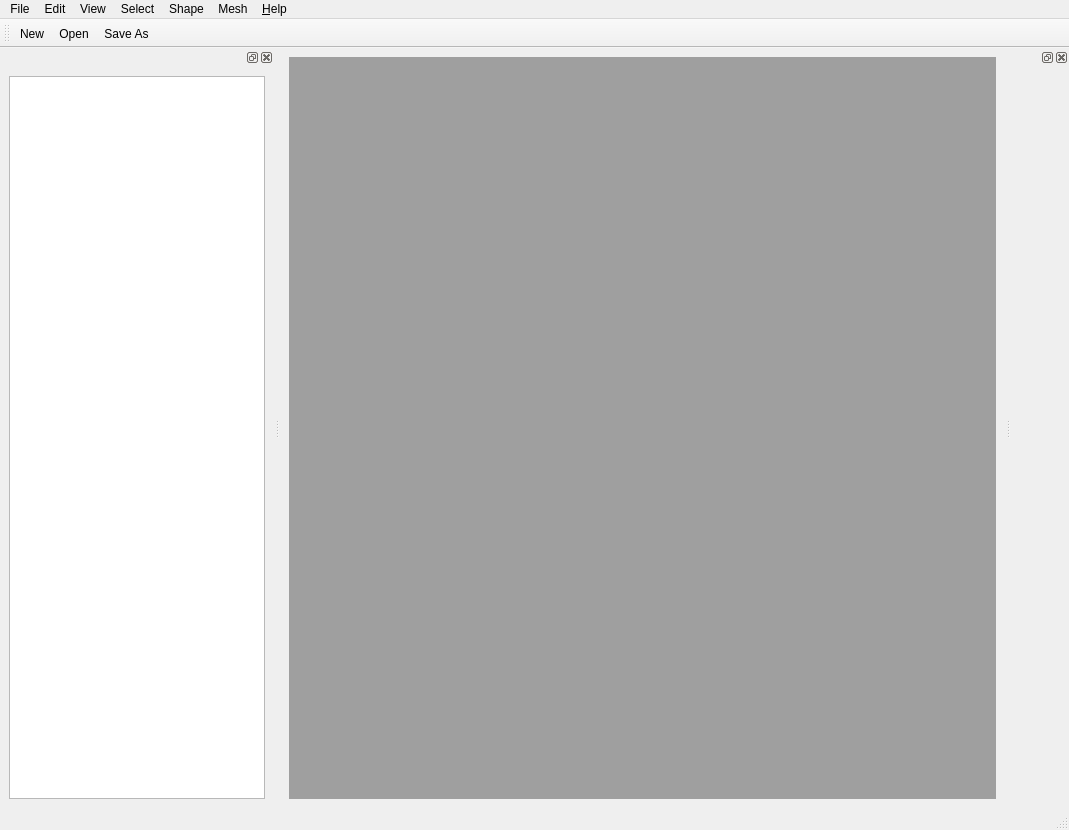
<?xml version="1.0" encoding="UTF-8"?>
<ui version="4.0">
 <class>MainWindow</class>
 <widget class="QMainWindow" name="MainWindow">
  <property name="geometry">
   <rect>
    <x>0</x>
    <y>0</y>
    <width>1069</width>
    <height>830</height>
   </rect>
  </property>
  <property name="sizePolicy">
   <sizepolicy hsizetype="Expanding" vsizetype="Expanding">
    <horstretch>0</horstretch>
    <verstretch>0</verstretch>
   </sizepolicy>
  </property>
  <property name="windowTitle">
   <string>MainWindow</string>
  </property>
  <widget class="QWidget" name="centralWidget">
   <property name="sizePolicy">
    <sizepolicy hsizetype="Expanding" vsizetype="Expanding">
     <horstretch>0</horstretch>
     <verstretch>0</verstretch>
    </sizepolicy>
   </property>
   <layout class="QHBoxLayout" name="horizontalLayout">
    <item>
     <widget class="QMdiArea" name="mdiArea">
      <property name="sizePolicy">
       <sizepolicy hsizetype="Expanding" vsizetype="Expanding">
        <horstretch>0</horstretch>
        <verstretch>0</verstretch>
       </sizepolicy>
      </property>
     </widget>
    </item>
   </layout>
  </widget>
  <widget class="QMenuBar" name="menuBar">
   <property name="geometry">
    <rect>
     <x>0</x>
     <y>0</y>
     <width>1069</width>
     <height>26</height>
    </rect>
   </property>
   <widget class="QMenu" name="menuFile">
    <property name="title">
     <string>File</string>
    </property>
    <addaction name="actionFileNew"/>
    <addaction name="actionFileOpen"/>
    <addaction name="actionFileSaveAs"/>
    <addaction name="actionFileImport"/>
    <addaction name="actionFileExport"/>
    <addaction name="separator"/>
    <addaction name="actionExit"/>
   </widget>
   <widget class="QMenu" name="menuHelp">
    <property name="title">
     <string>&amp;Help</string>
    </property>
    <addaction name="actionHelpAbout"/>
   </widget>
   <widget class="QMenu" name="menuSelect">
    <property name="title">
     <string>Select</string>
    </property>
    <addaction name="actionSelectVertices"/>
    <addaction name="actionSelectEdges"/>
    <addaction name="actionSelectWires"/>
    <addaction name="actionSelectFaces"/>
    <addaction name="actionSelectSolids"/>
    <addaction name="separator"/>
    <addaction name="actionSelectAll"/>
   </widget>
   <widget class="QMenu" name="menuView">
    <property name="title">
     <string>View</string>
    </property>
    <widget class="QMenu" name="menuRender">
     <property name="title">
      <string>Render</string>
     </property>
     <addaction name="actionViewRenderWireframe"/>
     <addaction name="actionViewRenderShaded"/>
    </widget>
    <widget class="QMenu" name="menuOrientation">
     <property name="title">
      <string>Orientation</string>
     </property>
     <addaction name="actionViewOrientationFront"/>
     <addaction name="actionViewOrientationBack"/>
     <addaction name="actionViewOrientationLeft"/>
     <addaction name="actionViewOrientationRight"/>
     <addaction name="actionViewOrientationTop"/>
     <addaction name="actionViewOrientationBottom"/>
     <addaction name="actionViewOrientationIsometric"/>
    </widget>
    <addaction name="menuRender"/>
    <addaction name="menuOrientation"/>
    <addaction name="actionViewColor"/>
   </widget>
   <widget class="QMenu" name="menuEdit">
    <property name="title">
     <string>Edit</string>
    </property>
    <addaction name="actionEditDelete"/>
   </widget>
   <widget class="QMenu" name="menuTools">
    <property name="title">
     <string>Shape</string>
    </property>
    <addaction name="actionShapeDecompose"/>
    <addaction name="actionShapeFuse"/>
    <addaction name="actionShapeOffset"/>
   </widget>
   <widget class="QMenu" name="menuMesh">
    <property name="title">
     <string>Mesh</string>
    </property>
    <addaction name="actionMeshEdge"/>
    <addaction name="actionMeshSurface"/>
    <addaction name="actionMeshVolume"/>
   </widget>
   <addaction name="menuFile"/>
   <addaction name="menuEdit"/>
   <addaction name="menuView"/>
   <addaction name="menuSelect"/>
   <addaction name="menuTools"/>
   <addaction name="menuMesh"/>
   <addaction name="menuHelp"/>
  </widget>
  <widget class="QToolBar" name="toolBar">
   <property name="windowTitle">
    <string>toolBar</string>
   </property>
   <attribute name="toolBarArea">
    <enum>TopToolBarArea</enum>
   </attribute>
   <attribute name="toolBarBreak">
    <bool>false</bool>
   </attribute>
   <addaction name="actionFileNew"/>
   <addaction name="actionFileOpen"/>
   <addaction name="actionFileSaveAs"/>
  </widget>
  <widget class="QStatusBar" name="infoBar"/>
  <widget class="QDockWidget" name="dockModelWidget">
   <attribute name="dockWidgetArea">
    <number>1</number>
   </attribute>
   <widget class="QWidget" name="dockWidgetContents">
    <layout class="QVBoxLayout" name="verticalLayout">
     <item>
      <widget class="QTreeView" name="treeView"/>
     </item>
    </layout>
   </widget>
  </widget>
  <widget class="QDockWidget" name="dockPropertyWidget">
   <attribute name="dockWidgetArea">
    <number>2</number>
   </attribute>
   <widget class="QWidget" name="dockWidgetContents_2">
    <layout class="QVBoxLayout" name="verticalLayout_2"/>
   </widget>
  </widget>
  <action name="actionExit">
   <property name="text">
    <string>Exit</string>
   </property>
  </action>
  <action name="actionFileSaveAs">
   <property name="icon">
    <iconset resource="MainWindow.qrc">
     <normaloff>:/res/icons/save.png</normaloff>:/res/icons/save.png</iconset>
   </property>
   <property name="text">
    <string>&amp;Save As...</string>
   </property>
  </action>
  <action name="actionFileNew">
   <property name="icon">
    <iconset resource="MainWindow.qrc">
     <normaloff>:/res/icons/new.png</normaloff>:/res/icons/new.png</iconset>
   </property>
   <property name="text">
    <string>&amp;New</string>
   </property>
  </action>
  <action name="actionFileOpen">
   <property name="icon">
    <iconset resource="MainWindow.qrc">
     <normaloff>:/res/icons/open.png</normaloff>:/res/icons/open.png</iconset>
   </property>
   <property name="text">
    <string>&amp;Open...</string>
   </property>
  </action>
  <action name="actionFileImport">
   <property name="text">
    <string>&amp;Import...</string>
   </property>
  </action>
  <action name="actionHelpAbout">
   <property name="text">
    <string>&amp;About...</string>
   </property>
  </action>
  <action name="actionFileExport">
   <property name="text">
    <string>Export...</string>
   </property>
  </action>
  <action name="actionSelectVertices">
   <property name="text">
    <string>Vertices</string>
   </property>
  </action>
  <action name="actionSelectEdges">
   <property name="text">
    <string>Edges</string>
   </property>
  </action>
  <action name="actionSelectFaces">
   <property name="text">
    <string>Faces</string>
   </property>
  </action>
  <action name="actionSelectSolids">
   <property name="text">
    <string>Solids</string>
   </property>
  </action>
  <action name="actionSelectAll">
   <property name="text">
    <string>All</string>
   </property>
  </action>
  <action name="actionViewRenderWireframe">
   <property name="checkable">
    <bool>false</bool>
   </property>
   <property name="checked">
    <bool>false</bool>
   </property>
   <property name="text">
    <string>Wireframe</string>
   </property>
  </action>
  <action name="actionViewRenderShaded">
   <property name="checkable">
    <bool>false</bool>
   </property>
   <property name="text">
    <string>Shaded</string>
   </property>
  </action>
  <action name="actionViewOrientationFront">
   <property name="text">
    <string>Front</string>
   </property>
  </action>
  <action name="actionViewOrientationBack">
   <property name="text">
    <string>Back</string>
   </property>
  </action>
  <action name="actionViewOrientationLeft">
   <property name="text">
    <string>Left</string>
   </property>
  </action>
  <action name="actionViewOrientationRight">
   <property name="text">
    <string>Right</string>
   </property>
  </action>
  <action name="actionViewOrientationTop">
   <property name="text">
    <string>Top</string>
   </property>
  </action>
  <action name="actionViewOrientationBottom">
   <property name="text">
    <string>Bottom</string>
   </property>
  </action>
  <action name="actionViewOrientationIsometric">
   <property name="text">
    <string>Isometric</string>
   </property>
  </action>
  <action name="actionViewColor">
   <property name="text">
    <string>Color</string>
   </property>
  </action>
  <action name="actionEditDelete">
   <property name="text">
    <string>Delete</string>
   </property>
  </action>
  <action name="actionShapeDecompose">
   <property name="text">
    <string>Decompose</string>
   </property>
  </action>
  <action name="actionShapeOffset">
   <property name="text">
    <string>Offset</string>
   </property>
  </action>
  <action name="actionShapeIntersect">
   <property name="text">
    <string>Intersect</string>
   </property>
  </action>
  <action name="actionShapeStitch">
   <property name="text">
    <string>Stitch</string>
   </property>
  </action>
  <action name="actionSelectWires">
   <property name="text">
    <string>Wires</string>
   </property>
  </action>
  <action name="actionMeshSurface">
   <property name="text">
    <string>Surface</string>
   </property>
  </action>
  <action name="actionMeshVolume">
   <property name="text">
    <string>Volume</string>
   </property>
  </action>
  <action name="actionShapeFuse">
   <property name="text">
    <string>Fuse</string>
   </property>
  </action>
  <action name="actionMeshStitch">
   <property name="text">
    <string>Stitch</string>
   </property>
  </action>
  <action name="actionMeshEdge">
   <property name="text">
    <string>Edge</string>
   </property>
   <property name="visible">
    <bool>false</bool>
   </property>
  </action>
  <action name="actionShapeBuild">
   <property name="text">
    <string>Build</string>
   </property>
  </action>
 </widget>
 <resources>
  <include location="MainWindow.qrc"/>
 </resources>
 <connections/>
</ui>
